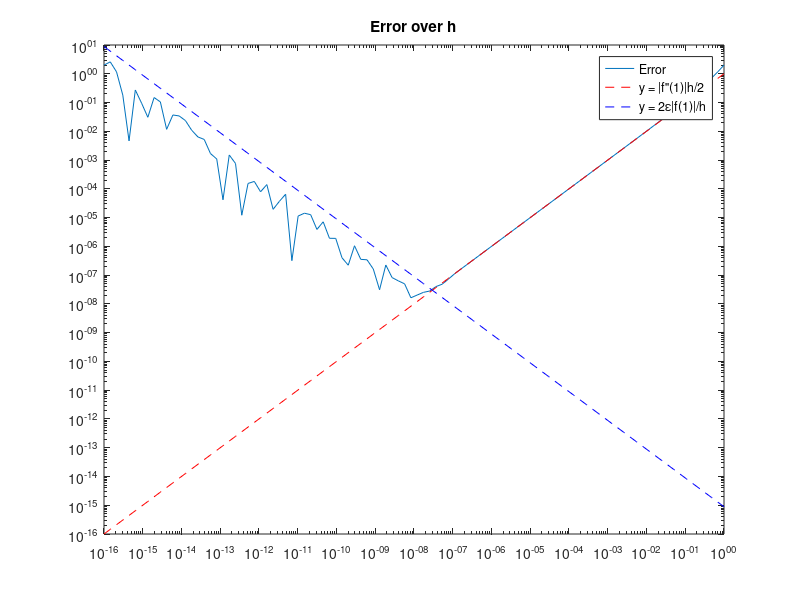

Recreate this plot in MATLAB.
%% Problem 3_d
% Define function
f = @(x) - 4 + 3*x - 2 * x.^2 + x.^3;
x0 = 1;
eps = 2.22 * (10.^-16);

% Define h
a = linspace(-16,0,100);
hiter = 10.^a;

% Calculate error
% Setting space
res = zeros(length(a));
error = zeros(length(a));
y1 = zeros(length(a));
y2 = zeros(length(a));

for i = 1:length(a)
    res(i) = (f(x0+hiter(i)) - f(x0)) / hiter(i);
    error(i) = abs(res(i) - 2);
    y1(i) = hiter(i);
    y2(i) = 2 * eps * 2/ hiter(i);
end

% Plot
figure(1);
h1 = loglog(hiter, error, '-');hold on;
h2 = loglog(hiter, y1, 'r--');hold on;
h3 = loglog(hiter, y2, 'b--'); hold off;

% Labeling
legend([h1(1) h2(1) h3(1)],{'Error', 'y = |f"(1)|h/2', 'y = 2\epsilon|f(1)|/h'});
title("Error over h");